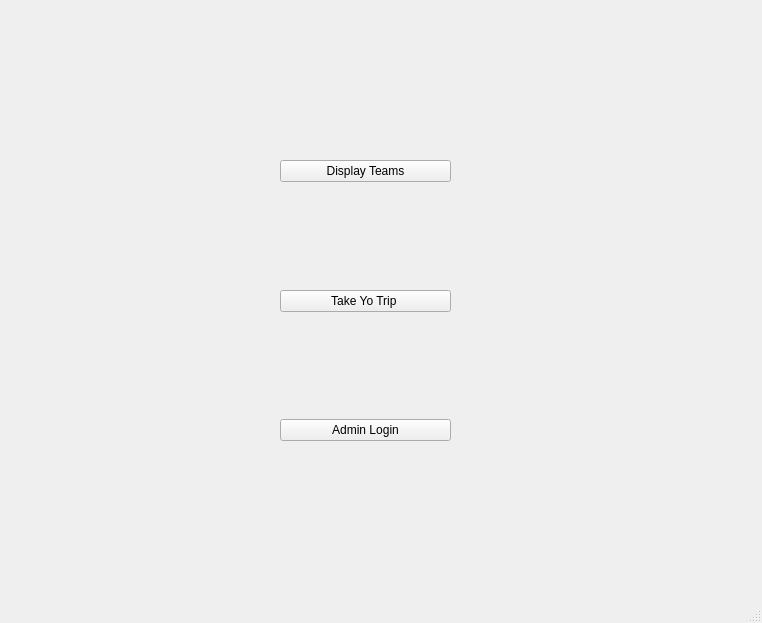
<?xml version="1.0" encoding="UTF-8"?>
<ui version="4.0">
 <class>MainWindow</class>
 <widget class="QMainWindow" name="MainWindow">
  <property name="geometry">
   <rect>
    <x>0</x>
    <y>0</y>
    <width>762</width>
    <height>623</height>
   </rect>
  </property>
  <property name="windowTitle">
   <string>MainWindow</string>
  </property>
  <widget class="QWidget" name="centralwidget">
   <widget class="QWidget" name="">
    <property name="geometry">
     <rect>
      <x>280</x>
      <y>160</y>
      <width>171</width>
      <height>281</height>
     </rect>
    </property>
    <layout class="QVBoxLayout" name="verticalLayout">
     <item>
      <widget class="QPushButton" name="Display_Teams_Button">
       <property name="text">
        <string>Display Teams</string>
       </property>
      </widget>
     </item>
     <item>
      <spacer name="verticalSpacer">
       <property name="orientation">
        <enum>Qt::Vertical</enum>
       </property>
       <property name="sizeHint" stdset="0">
        <size>
         <width>20</width>
         <height>40</height>
        </size>
       </property>
      </spacer>
     </item>
     <item>
      <widget class="QPushButton" name="Trip_Button">
       <property name="text">
        <string>Take Yo Trip </string>
       </property>
      </widget>
     </item>
     <item>
      <spacer name="verticalSpacer_2">
       <property name="orientation">
        <enum>Qt::Vertical</enum>
       </property>
       <property name="sizeHint" stdset="0">
        <size>
         <width>20</width>
         <height>40</height>
        </size>
       </property>
      </spacer>
     </item>
     <item>
      <widget class="QPushButton" name="Login_Button">
       <property name="text">
        <string>Admin Login</string>
       </property>
      </widget>
     </item>
    </layout>
   </widget>
  </widget>
  <widget class="QMenuBar" name="menubar">
   <property name="geometry">
    <rect>
     <x>0</x>
     <y>0</y>
     <width>762</width>
     <height>22</height>
    </rect>
   </property>
  </widget>
  <widget class="QStatusBar" name="statusbar"/>
 </widget>
 <resources/>
 <connections/>
</ui>
